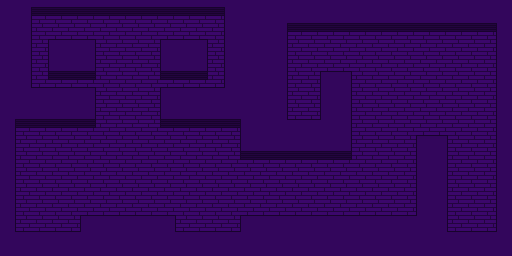

Tiled map render using the project's own tile images. Description and the map definition, with tile-layer contents summarised, below:
An orthogonal 32x16 tile map with 16x16 px tiles, 2 tile layers (floor, walls) and 32 objects.

<map version="1.0" orientation="orthogonal" width="32" height="16" tilewidth="16" tileheight="16">
 <tileset firstgid="1" name="tileset" tilewidth="16" tileheight="16">
  <image source="tileset.png" width="96" height="64" />
 </tileset>
 <layer name="floor" width="32" height="16">
  <data>[512 cells, 512 non-empty, 1 distinct tile ids]</data>
 </layer>
 <layer name="walls" width="32" height="16">
  <data>[512 cells, 265 non-empty, 13 distinct tile ids]</data>
 </layer>
 <objectgroup name="collision" width="32" height="16">
  <object x="0" y="0" width="32" height="128" />
  <object x="160" y="96" width="64" height="32" />
  <object x="160" y="48" width="48" height="32" />
  <object x="48" y="48" width="48" height="32" />
  <object x="32" y="96" width="64" height="32" />
  <object x="0" y="128" width="16" height="128" />
  <object x="16" y="240" width="64" height="16" />
  <object x="80" y="224" width="96" height="32" />
  <object x="176" y="240" width="64" height="16" />
  <object x="32" y="0" width="192" height="16" />
  <object x="224" y="0" width="64" height="128" />
  <object x="240" y="128" width="112" height="32" />
  <object x="320" y="80" width="32" height="48" />
  <object x="288" y="0" width="224" height="32" />
  <object x="496" y="32" width="16" height="224" />
  <object x="448" y="240" width="48" height="16" />
  <object x="416" y="144" width="32" height="112" />
  <object x="240" y="224" width="176" height="32" />
 </objectgroup>
 <objectgroup name="spawn" width="32" height="16">
  <object x="48" y="176" width="16" height="16" />
  <object x="192" y="160" width="16" height="16" />
  <object x="112" y="32" width="16" height="16" />
  <object x="48" y="80" width="16" height="16" />
  <object x="176" y="224" width="16" height="16" />
  <object x="128" y="112" width="16" height="16" />
  <object x="384" y="64" width="16" height="16" />
  <object x="368" y="192" width="16" height="16" />
  <object x="464" y="96" width="16" height="16" />
 </objectgroup>
 <objectgroup name="weapons" width="32" height="16">
  <object x="112" y="176" width="16" height="16" />
  <object x="208" y="208" width="16" height="16" />
  <object x="304" y="48" width="16" height="16" />
  <object x="448" y="48" width="16" height="16" />
  <object x="464" y="208" width="16" height="16" />
 </objectgroup>
</map>
